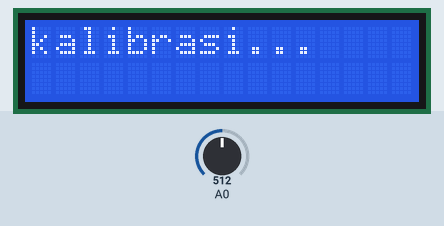
Bench run of a sketch on a simulated Arduino Uno, built with avr-gcc and run on an emulated ATmega328P. Parts: 16×2 character LCD. The inputs (shaded band) are chosen by the test bench; at power-on: A0 = 512. No radio packets arrive unless stated; what the sketch prints to the serial monitor is not drawn.

Above: at 0.1 s.
At 60.2 s:
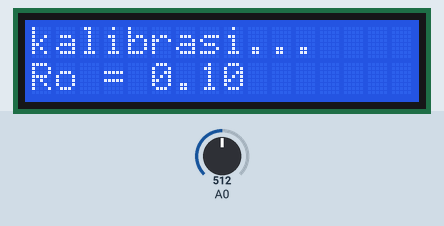
At 63.2 s:
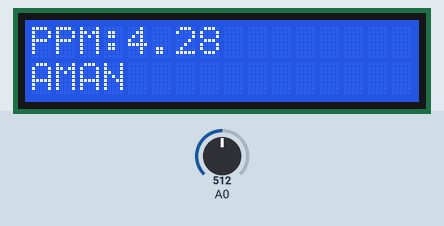

The sketch:

lora_node2.ino
```cpp
#include <SPI.h>              // include libraries
#include <LoRa.h>
#include <Wire.h>
#include <LiquidCrystal_I2C.h>
LiquidCrystal_I2C lcd(0x27, 16, 2);
const int SSR1 = 4;
const int SSR2 = 5;
const long frequency = 915E6;  // LoRa Frequency
const int csPin = 10;          // LoRa radio chip select
const int resetPin = 9;        // LoRa radio reset
const int irqPin = 2;          // change for your board; must be a hardware interrupt pin
const float RL = 1;
const float clean_air_ratio = 10.0;
float RS, Ro, RsRo, ppm, v;

void setup() {
  Serial.begin(9600);
  while (!Serial);
  LoRa.setPins(csPin, resetPin, irqPin);
  if (!LoRa.begin(frequency)) {
    Serial.println("inisialisasi LoRa gagal. cek koneksi.");
    while (true); // jika gagal, do nothing
  }
  Serial.println("inisialisasi LoRa sukses.");
  Serial.println("LoRa Node 2");
  LoRa.onReceive(onReceive);
  LoRa_rxMode();
  lcd.init();
  lcd.backlight();
  lcd.setCursor(0, 0);
  lcd.print("kalibrasi...");
  delay(60000);
  int adc = analogRead(A0);
  v = adc * 5 / 1023.00;
  //  RS = ((5 * RL / v) - RL);
  RS = 5 - v;
  RS = (RS / v) * RL;
  Ro = RS / clean_air_ratio;
  //Ro = 1.83;
  String tampilrl = "Ro = ";
  tampilrl += Ro;
  lcd.setCursor(0, 1);
  lcd.print(tampilrl);
  delay(3000);
}
void loop() {

  if (runEvery(800)) {
    lcd.clear();
    String message1 = "";

    while (LoRa.available()) {
      message1 += (char)LoRa.read();
    }
    int adc = analogRead(A0);
    v = adc * 5 / 1023.00;
    // RS = ((5 * RL / v) - RL);
    RS = 5 - v;
    RS = (RS / v) * RL;
    //RsRo=1;
    RsRo = RS / Ro;
    //    ppm = 1099.6 * pow((RsRo), -2.31);
    ppm = pow((RsRo / 18.446), -2.375);
    String tampil = "PPM:";
    tampil += ppm;
    lcd.setCursor(0, 0);
    lcd.print(tampil);

    if (ppm >= 200 && ppm < 2000) {
      digitalWrite(SSR1, HIGH);
      digitalWrite(SSR2, LOW);
      lcd.setCursor(0, 1);
      lcd.print("WASPADA");
      Serial.println("WASPADA");
    }
    else if (ppm >= 2000) {
      digitalWrite(SSR1, HIGH);
      digitalWrite(SSR2, HIGH);
      lcd.setCursor(0, 1);
      lcd.print("BAHAYA");
      Serial.println("BAHAYA");
    }
    else {
      digitalWrite(SSR1, LOW);
      digitalWrite(SSR2, LOW);
      Serial.println("aman");
      lcd.setCursor(0, 1);
      lcd.print("AMAN");
    }
    if (message1 == "node?") {

      Serial.print("Node Receive: ");
      Serial.println(message1);

      String message = "112,";

      message += ppm;
      message += "#";

      LoRa_sendMessage(message);

      Serial.println("Send Message!");
    }
    Serial.print("ADC= ");
    Serial.print(adc);
    Serial.print(" |V= ");
    Serial.print(v);
    Serial.print(" |RS= ");
    Serial.print(RS);
    Serial.print(" |RO= ");
    Serial.print(Ro);
    Serial.print(" |RS/RO= ");
    Serial.print(RsRo);
    Serial.print(" |ppm= ");
    Serial.print(ppm);
    Serial.println(" ppm");
  }
}
void LoRa_txMode() {
  LoRa.idle();                          // set standby mode
  LoRa.disableInvertIQ();               // normal mode
}
void LoRa_rxMode() {
  LoRa.enableInvertIQ();                // active invert I and Q signals
  LoRa.receive();                       // set receive mode
}

void LoRa_sendMessage(String message) {
  LoRa_txMode();                        // set tx mode
  LoRa.beginPacket();                   // start packet
  LoRa.print(message);                  // add payload
  LoRa.endPacket();                     // finish packet and send it
  LoRa_rxMode();                        // set rx mode
}
// put your main code here, to run repeatedly:
void onReceive(int packetSize) {
}
boolean runEvery(unsigned long interval)
{
  static unsigned long previousMillis = 0;
  unsigned long currentMillis = millis();
  if (currentMillis - previousMillis >= interval)
  {
    previousMillis = currentMillis;
    return true;
  }
  return false;
}
```

Measured:
- what the display in image 1 shows lasts 3.0 s, from 60.1 s to 63.1 s
